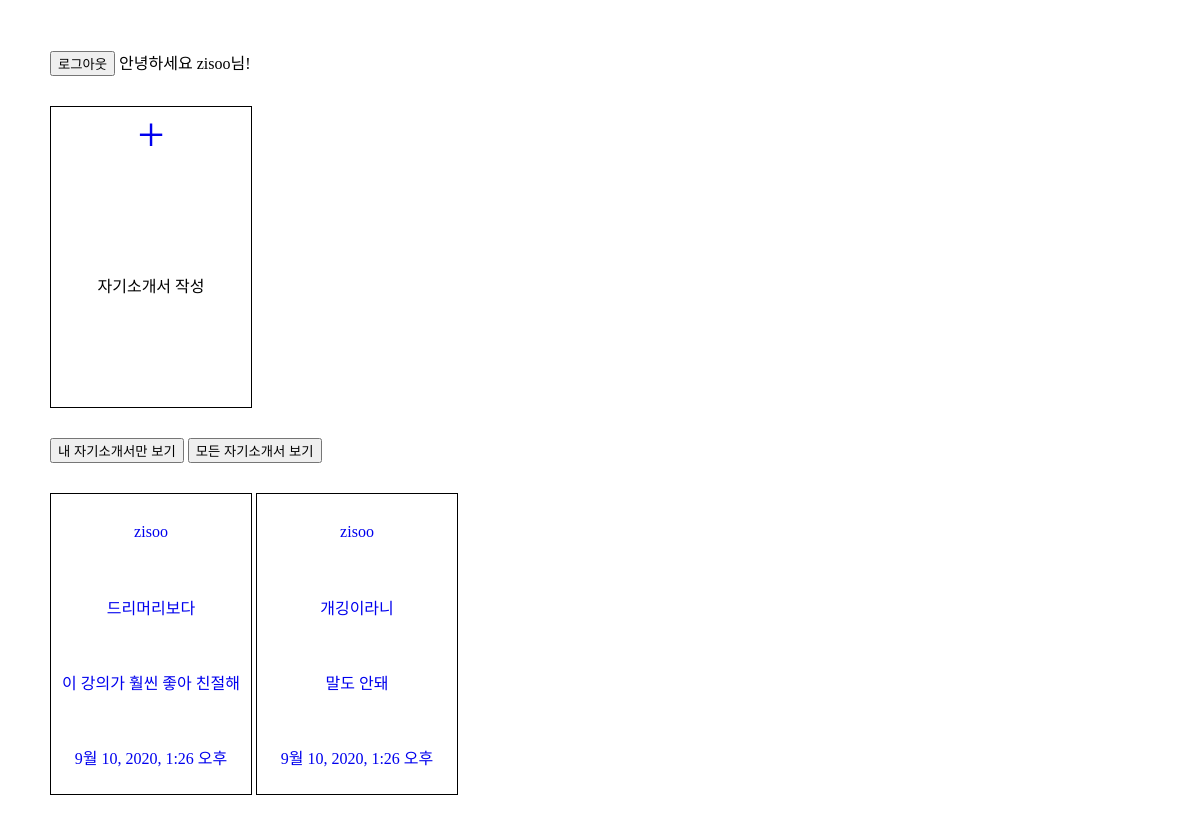
/my_index/ (signed in), run on the app's committed database.
### main/models.py (models this page shows)
class Jasoseol(models.Model):
    title = models.CharField(max_length=50)
    content = models.TextField()
    updated_at = models.DateTimeField(auto_now = True)
    author = models.ForeignKey(User, on_delete = models.CASCADE)

### main/views.py (the view)
# urls.py: path('my_index/', views.my_index, name = "my_index"),
def my_index(request):
    my_jss = Jasoseol.objects.filter(author = request.user)
    return render(request, 'index.html',{'all_jss': my_jss})

### main/templates/index.html (shortened to what this page needs)
{% load static %}
<!DOCTYPE html>
<html lang="en">
<head>
    <link rel="stylesheet" type="text/css" href="{% static 'css/index.css' %}">
</head>
<body>
    {% if user.is_authenticated %}
    <a href="{% url 'logout' %}">
        <button> 로그아웃</button>
    </a>
    안녕하세요 {{user}}님!
    {% endif %}
    <div class="make_Jss">
        <a href="{% url 'create' %}">
            <div class="plus_btn">
                +
            </div>
        </a>
        <p> 자기소개서 작성</p>
    </div>
    {% if user.is_authenticated %}
    <a href="{% url 'my_index' %}">
        <button> 내 자기소개서만 보기 </button>
    </a>
    <a href="{% url 'index' %}">
        <button> 모든 자기소개서 보기</button>
    </a>
    {% endif %}
    <br>
    {% for jss in all_jss %}
    <a href="{% url 'detail' jss.id %}">
        <div class="all_Jss">
            <p>{{jss.author}}</p>
            <p>{{jss.title}}</p>
            <p>{{jss.content}}</p>
            <p>{{jss.updated_at}}</p>
        </div>
    </a>
</body>
{% endfor %}
</body>
</html>

### main/static/css/index.css (style rules this page uses)
body { margin:0; padding:50px; }
.make_Jss, .all_Jss { width : 200px; height : 300px; border : 1px solid black; display : flex; flex-direction : column; align-items : center; margin-bottom : 30px; margin-top : 30px; }
.all_Jss { display : inline-flex; }
.plus_btn { flex : 1; display : flex; align-items : center ; font-size : 3rem; }
p { flex:1; display : flex; align-items : center ; }
a { text-decoration: none; }

### data on the page
Jasoseol: author "zisoo", title "드리머리보다", content "이 강의가 훨씬 좋아 친절해", updated_at "9월 10, 2020, 1:26 오후"
Jasoseol: author "zisoo", title "개깅이라니", content "말도 안돼", updated_at "9월 10, 2020, 1:26 오후"

### other printed values
{{ user }} "zisoo"
